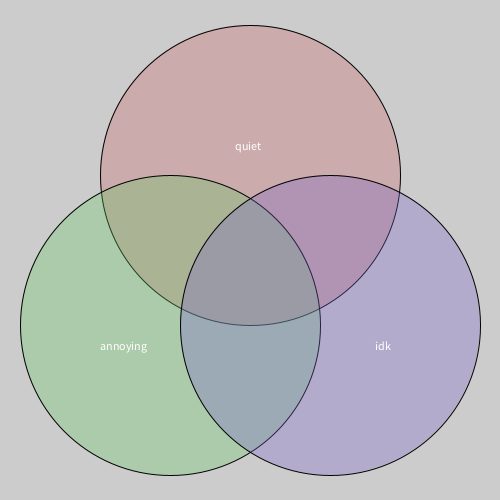
Frame 1 (no input)
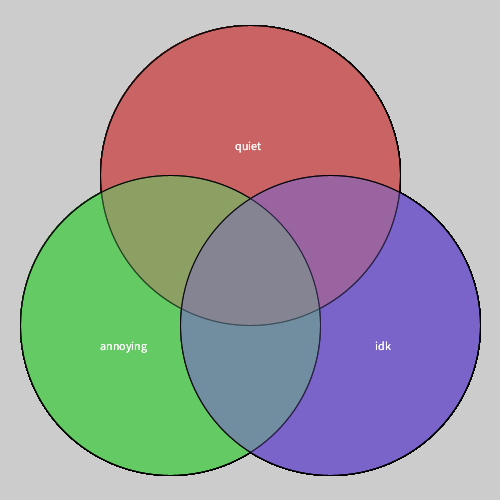
Frame 60 (the mouse pressed at the canvas centre just before this capture)
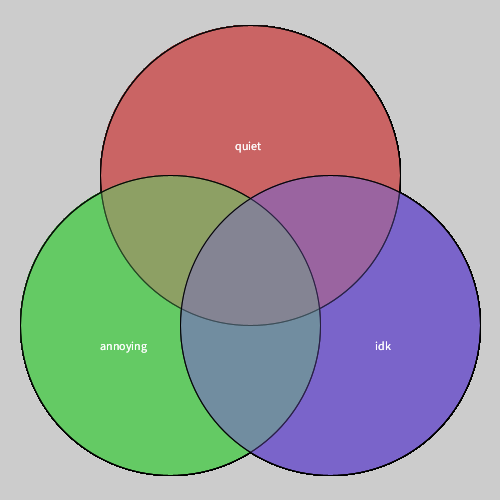
Frame 120 (the mouse held since frame 60 and released just before this capture)

The Processing sketch that drew these frames (run headless with seeded random() and noise(); from frame 60 on, the mouse is pressed at the canvas centre):

// Processing sketch: Venn_Diagram
// ── Venn_Diagram.pde
void setup(){ 
size(500, 500);
}
void draw(){
fill(200, 100, 100, 80);
ellipse(250, 175, 300, 300);
fill(100, 200, 100, 80);
ellipse(170, 325, 300, 300);
fill(120, 100, 200, 80);
ellipse(330, 325, 300, 300);
fill(255, 255, 255);
text("quiet", 235, 150);
text("annoying", 100, 350);
text("idk", 375, 350);
}
